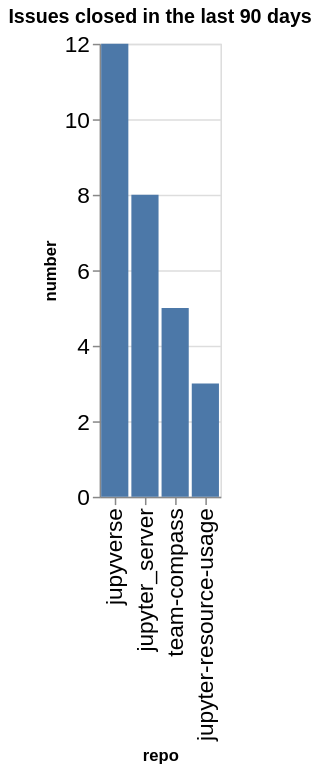

Notebook source saved alongside this figure:
### Code cell
closed_counts = closed.groupby(['org', 'repo']).count()['number'].reset_index()
closed_counts['org/repo'] = closed_counts.apply(lambda a: a['org'] + '/' + a['repo'], axis=1)
sorted_vals = closed_counts.sort_values(['number'], ascending=False)['repo'].values
alt.Chart(data=closed_counts, title=f"Issues closed in the last {n_days} days").mark_bar().encode(
    x=alt.X('repo', sort=alt.Sort(sorted_vals.tolist())),
    y='number',
)

### Figure 1 — Vega-Lite specification as saved in the notebook (floating-point values rounded to 4 significant figures)
{"config": {"axisLeft": {"labelFontSize": 15}, "axisBottom": {"labelFontSize": 15}}, "data": {"name": "data-0367756749ceaa4128e0da26b66fd748"}, "mark": {"type": "bar"}, "encoding": {"x": {"field": "repo", "sort": ["jupyverse", "jupyter_server", "team-compass", "jupyter-resource-usage"], "type": "nominal"}, "y": {"field": "number", "type": "quantitative"}}, "title": "Issues closed in the last 90 days", "$schema": "https://vega.github.io/schema/vega-lite/v5.20.1.json", "datasets": {"data-0367756749ceaa4128e0da26b66fd748": [{"org": "jupyter-server", "repo": "jupyter-resource-usage", "number": 3, "org/repo": "jupyter-server/jupyter-resource-usage"}, {"org": "jupyter-server", "repo": "jupyter_server", "number": 8, "org/repo": "jupyter-server/jupyter_server"}, {"org": "jupyter-server", "repo": "jupyverse", "number": 12, "org/repo": "jupyter-server/jupyverse"}, {"org": "jupyter-server", "repo": "team-compass", "number": 5, "org/repo": "jupyter-server/team-compass"}]}}
